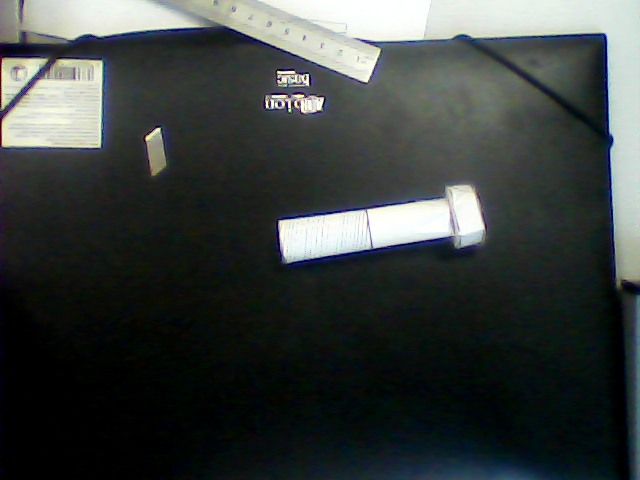
#> input picture lipen/data/screw.png, 640 x 480 px, given in place of the camera
$ python detect_shapes_bars.py   (older library calls are emulated)
#> lines starting #> are read from the running program, lines starting #| are printed output that depends on the picture; after the words box and inside, x2 and y2 are one past the last pixel; in counts of white or black regions, pixels touching at a corner belong together
### shapedetector.py
# import the necessary packages
import cv2

class ShapeDetector:
	def __init__(self):
		pass

	def detect(self, c):
		# initialize the shape name and approximate the contour
		shape = "unidentified"
		peri = cv2.arcLength(c, True)
		approx = cv2.approxPolyDP(c, 0.04 * peri, True)

		# if the shape is a triangle, it will have 3 vertices
		if len(approx) == 3:
			shape = "triangle"

		# if the shape has 4 vertices, it is either a square or
		# a rectangle
		elif len(approx) == 4:
			# compute the bounding box of the contour and use the
			# bounding box to compute the aspect ratio
			(x, y, w, h) = cv2.boundingRect(approx)
			ar = w / float(h)

			# a square will have an aspect ratio that is approximately
			# equal to one, otherwise, the shape is a rectangle
			shape = "square" if ar >= 0.95 and ar <= 1.05 else "rectangle"

		# if the shape is a pentagon, it will have 5 vertices
		elif len(approx) == 5:
			shape = "pentagon"

		# otherwise, we assume the shape is a circle
		else:
			shape = "circle"

		# return the name of the shape
		return shape

### detect_shapes_bars.py
# USAGE
# python detect_shapes.py --image shapes_and_colors.png

# import the necessary packages
from shapedetector import ShapeDetector
import argparse
import imutils
import cv2
import numpy as np
cap = cv2.VideoCapture(0)
cap.set(cv2.CAP_PROP_FRAME_WIDTH,1280);
cap.set(cv2.CAP_PROP_FRAME_HEIGHT,720);

def nothing(x):
	pass
# Create a black image, a window
img = np.zeros((500,200,2), np.uint8)
cv2.namedWindow('bars')
#!!!!!!!!!!!!!!!!!!!!!!!!!!!!!!!!!!!!!!!!!
# create trackbars for color change
cv2.createTrackbar('treshold_min','bars',0,255,nothing)
cv2.createTrackbar('treshold_max','bars',0,255,nothing)
cv2.createTrackbar('invert','bars',0,1,nothing)
cv2.createTrackbar('blurtype','bars',0,3,nothing)
cv2.createTrackbar('blur','bars',0,30,nothing)
cv2.createTrackbar('size','bars',480,1200,nothing)
cv2.createTrackbar('mirror','bars',0,1,nothing)


cv2.setTrackbarPos('treshold_max','bars', 255)
while(True):
	ret, image = cap.read()
#> image is the input picture: shape (480, 640, 3); mean B, G, R 62.4, 64, 58.6
	if cv2.getTrackbarPos('mirror','bars') == 1:
		image = cv2.flip(image,flipCode=1)
	invert = 0
	#!!!!!!!!!!!!!!!!!!!!!!!!!!!!!!!!!!!!!!!!!
	#taking definitions of bars
	treshold_min = cv2.getTrackbarPos('treshold_min','bars')
	treshold_max = cv2.getTrackbarPos('treshold_max','bars')
	invert = cv2.getTrackbarPos('invert','bars')
	blurtype = cv2.getTrackbarPos('blurtype','bars')
	blur = cv2.getTrackbarPos('blur','bars')
	size = cv2.getTrackbarPos('size','bars')
	if size == 0:
		size = 2
	image = imutils.resize(image, width=size)
#> image: shape (360, 480, 3)


	if invert == 1:
		image = cv2.bitwise_not(image)
	else:
		invert = 0

	# ratio = image.shape[0] / float(resized.shape[0])
	ratio = 1
	blur = 2*blur+1
	gray = cv2.cvtColor(image, cv2.COLOR_BGR2GRAY)
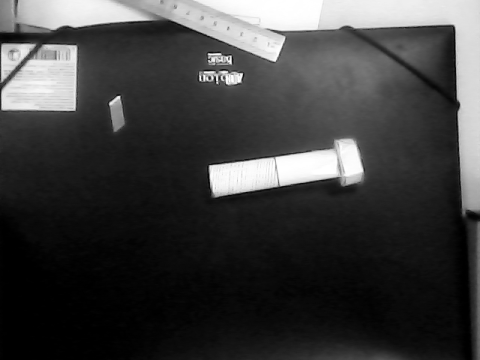
#> gray: shape (360, 480); min 0, max 255, mean 62.2
	if blurtype == 0:
		blurred = cv2.GaussianBlur(gray, (blur, blur), 0)
	elif blurtype == 1:
		blurred = cv2.medianBlur(gray,blur)
	elif blurtype == 2:
		blurred = cv2.blur(gray,(blur, blur))
	elif blurtype == 3:
		blurred = cv2.bilateralFilter(gray,9,blur,blur)


	ret,thresh = cv2.threshold(blurred,treshold_min,treshold_max,cv2.THRESH_BINARY)
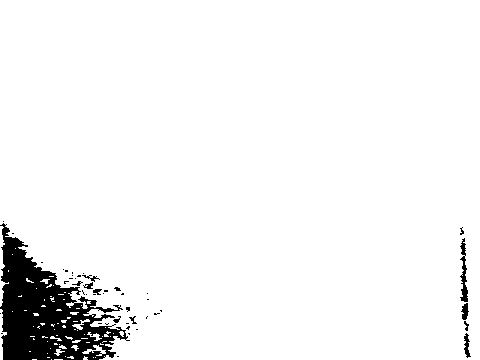
#> thresh: shape (360, 480); 94.8% white; 46 black regions (35 under 20 px)
#> ret = 0


	cnts = cv2.findContours(thresh.copy(), cv2.RETR_EXTERNAL,
		cv2.CHAIN_APPROX_SIMPLE)
#> cnts = 79 contours, 73 with area under 20; largest, box (x1, y1, x2, y2) and area: (0, 0, 480, 360) 162493, (0, 226, 9, 307) 150, (0, 309, 7, 360) 94, (82, 345, 106, 356) 60, (72, 319, 90, 330) 40, (87, 332, 102, 341) 28
	cnts = cnts[0] if imutils.is_cv2() else cnts[1]
	sd = ShapeDetector()
	#!!!!!!!!!!!!!!!!!!!!!!!!!!!!!!!!!!!!!!!!!
	# obratniy invert, chtoby videt' original
	if invert == 1:
		image = cv2.bitwise_not(image)
	else:
		invert = 0

	# loop over the contours
	for c in cnts:
		M = cv2.moments(c)
		cX=50
		cY=50
		if M["m00"]!=0:
			cX = int((M["m10"] / M["m00"]) * ratio)
			cY = int((M["m01"] / M["m00"]) * ratio)

		shape = sd.detect(c)

		# multiply the contour (x, y)-coordinates by the resize ratio,
		# then draw the contours and the name of the shape on the image
		c = c.astype("float")
		c *= ratio
		c = c.astype("int")
		cv2.drawContours(image, [c], -1, (0, 255, 0), 2)
		cv2.putText(image, shape, (cX, cY), cv2.FONT_HERSHEY_SIMPLEX,
			0.5, (0,0,0), 4)
		cv2.putText(image, shape, (cX, cY), cv2.FONT_HERSHEY_SIMPLEX,
			0.5, (255, 255, 255), 2)
#> this loop made 79 passes
#> (c, cX, cY, shape, peri in detect, approx in detect, x in detect, y in detect) on passes 21, 51, 56, 60: ([[103, 341], [102, 342], [103, 341], [106, 341]], 50, 50, 'rectangle', 8.83, [[102, 342], [103, 341], [106, 341], [103, 341]], 102, 341), ([[67, 317], [67, 318], [69, 318], [70, 317]], 68, 317, 'rectangle', 7.41, [[67, 318], [69, 318], [70, 317], [67, 317]], 67, 317), ([[57, 309], [56, 310], [61, 310], [60, 309]], 58, 309, 'rectangle', 10.83, [[56, 310], [61, 310], [60, 309], [57, 309]], 56, 309), ([[42, 305], [41, 306], [45, 306], [44, 305]], 43, 305, 'rectangle', 8.83, [[41, 306], [45, 306], [44, 305], [42, 305]], 41, 305)
#> (cX, cY, shape, peri in detect, approx in detect, x in detect, y in detect, w in detect) on passes 18, 19, 52, 53, 57: (100, 343, 'rectangle', 7.41, [[100, 343], [100, 344], [103, 344], [101, 344]], 100, 343, 4), (55, 343, 'rectangle', 7.41, [[54, 343], [54, 344], [57, 344], [56, 343]], 54, 343, 4), (35, 314, 'rectangle', 12.83, [[33, 313], [34, 315], [38, 315], [37, 313]], 33, 313, 6), (73, 312, 'rectangle', 18.83, [[70, 313], [76, 314], [78, 312], [70, 312]], 70, 312, 9), (1, 334, 'rectangle', 118.3, [[0, 309], [2, 359], [0, 337], [6, 332]], 0, 309, 7)
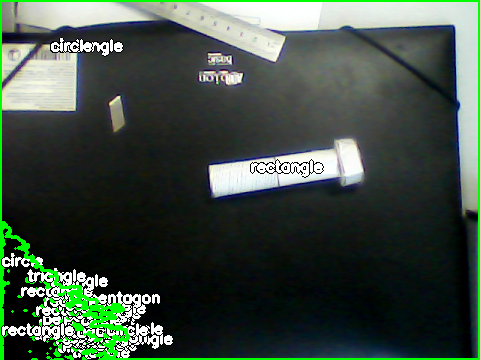
#> image: shape (360, 480, 3); mean B, G, R 66.8, 77.5, 63.3
	cv2.imshow("Image", image)
	# cv2.imshow("blurred", blurred)
	cv2.imshow("Treshholded", thresh)
	if cv2.waitKey(1) & 0xFF == 27:
#> (key Esc is pressed here)
		break
cv2.destroyAllWindows()
cap.release()
